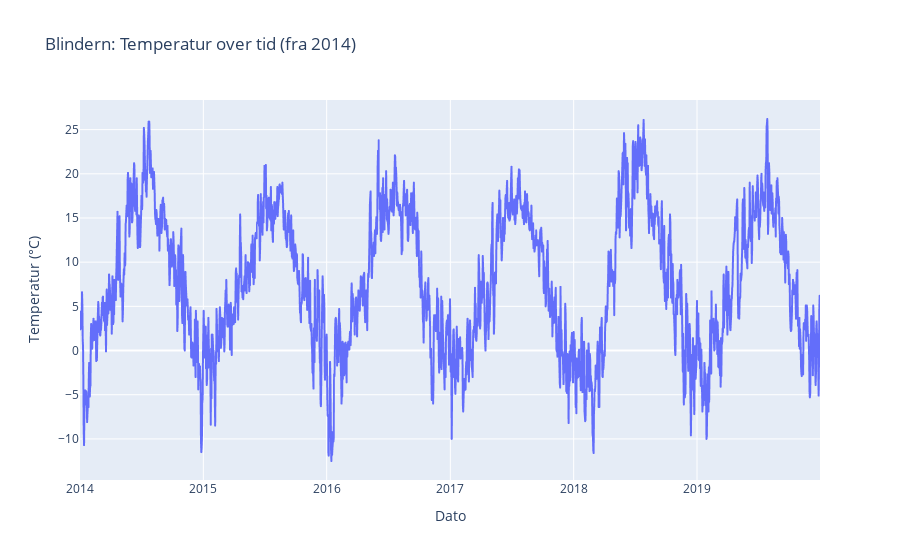

Notebook source saved alongside this figure:
### Markdown cell above
#### Datasett 1 - Blindern- Oslo

Kode til visualisering data sett 1 - Blindern    
🔗 [BlindernWeather](../Visualisering/BlindernWeather.py)

Denne grafen viser temperatur i London fra 2014 og framover, med én linje som kobler sammen enkeltmålinger (for eksempel døgnmiddeltemperatur). Du ser tydelige sesongmønstre:

Sommertopper: Temperaturer på rundt 20–25 °C midt i året.

Vinterbunner: Temperaturer helt ned mot –10 °C på det kaldeste.

Årlige sykluser: Gjentar seg hver sommer og vinter, noe som reflekterer de naturlige årstidene.

Grafen gir et helhetlig bilde av hvordan temperaturen varierer over flere år, og gjør det lett å se både gjennomsnittlig nivå og avvik (for eksempel ekstra varme somre eller kalde vinterperioder).

### Code cell
# Importer og bruk funksjonen for å visualisere Blindern-data
import sys
import os
sys.path.append(os.path.abspath(os.path.join(os.getcwd(), '..', 'Visualisering')))
from BlindernWeather import vis_blindern_weather

# Kjør visualisering for Blindern-data
vis_blindern_weather(os.path.abspath(os.path.join('..', 'data', 'observations_data.json')))

### Figure 1 — Plotly figure (JSON) as saved in the notebook; plotly's stock layout.template omitted (floating-point values rounded to 4 significant figures; data arrays with more than 128 entries replaced by an {"elided": "..."} marker saying what was removed)
{"data": [{"hovertemplate": "Dato=%{x}<br>Temperatur (°C)=%{y}<extra></extra>", "legendgroup": "", "line": {"color": "#636efa", "dash": "solid"}, "marker": {"symbol": "circle"}, "mode": "lines", "name": "", "showlegend": false, "type": "scattergl", "x": {"elided": "2191 str values"}, "xaxis": "x", "y": {"elided": "2191 float values"}, "yaxis": "y"}], "layout": {"legend": {"tracegroupgap": 0}, "title": {"text": "Blindern: Temperatur over tid (fra 2014)"}, "xaxis": {"anchor": "y", "domain": [0, 1], "title": {"text": "Dato"}}, "yaxis": {"anchor": "x", "domain": [0, 1], "title": {"text": "Temperatur (°C)"}}}}
